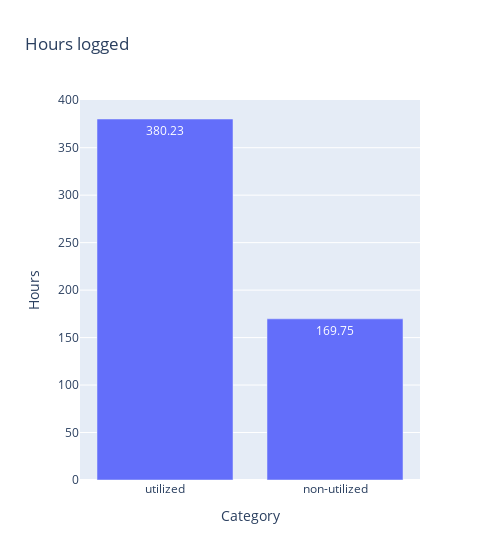

Notebook cell for this chart:
### Code cell
hours_data = {"utilized": round(sum(billable_df['Logged']) + sum(ultilized_df['Logged']),2)}
hours_data["non-utilized"] = round(sum(df["Logged"]) - hours_data["utilized"], 2)
fig = go.Figure()
fig.add_trace(go.Bar(x=list(hours_data.keys()), y=list(hours_data.values()), text=list(hours_data.values()), textposition='auto'))
fig.update_layout(
    title='Hours logged',
    xaxis_title='Category',
    yaxis_title='Hours',
    width=500,
)
fig.show()

### Figure 1 — Plotly figure (JSON) as saved in the notebook; plotly's stock layout.template omitted (floating-point values rounded to 4 significant figures)
{"data": [{"text": ["380.23", "169.75"], "textposition": "auto", "type": "bar", "x": ["utilized", "non-utilized"], "y": [380.2, 169.8]}], "layout": {"title": {"text": "Hours logged"}, "width": 500, "xaxis": {"title": {"text": "Category"}}, "yaxis": {"title": {"text": "Hours"}}}}
